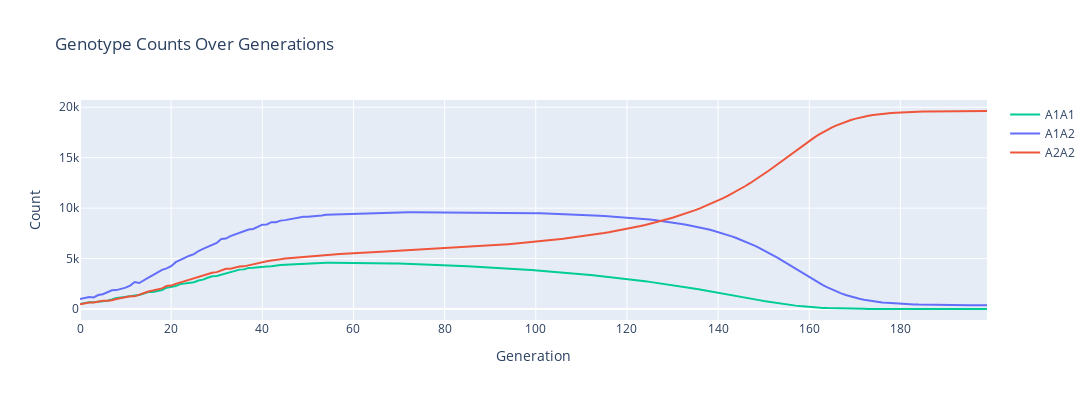
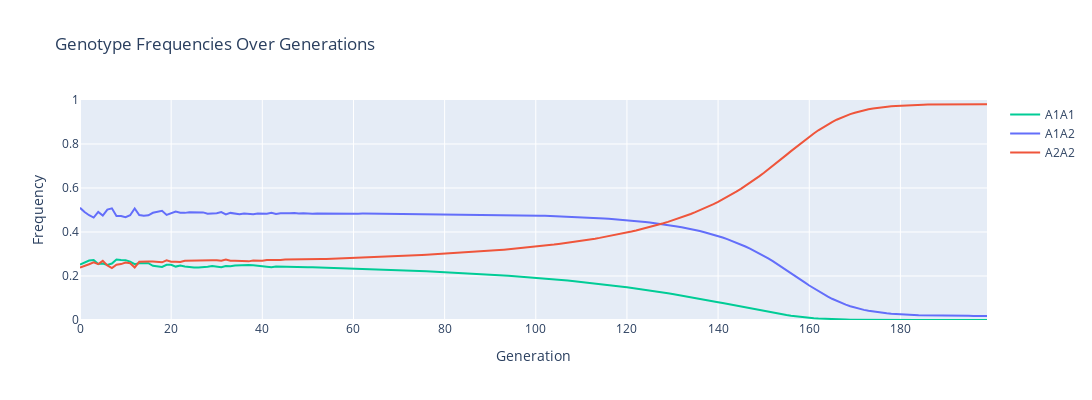
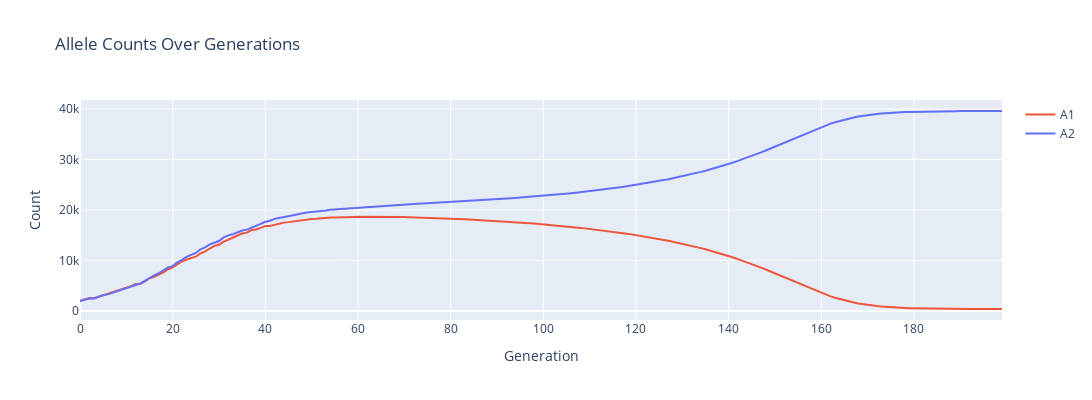
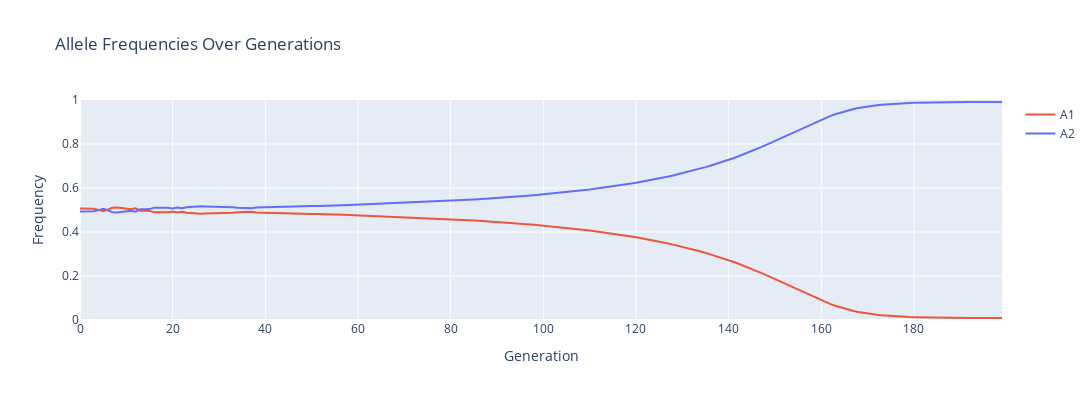

Notebook source saved alongside these figures, in order:
### Code cell
# Example 2
# A simple simulation with two alleles, no selection, but with assortative mating (positive covariance)

pg = PopGen()
pg.genotype_data = {
    (('A1', 'A1'),) : {'Nm': 250, 'Nf': 250, 'fitness': 1.0, 'covariance': 0.1},
    (('A1', 'A2'),) : {'Nm': 500, 'Nf': 500, 'fitness': 1.0, 'covariance': 0.1},
    (('A2', 'A2'),) : {'Nm': 250, 'Nf': 250, 'fitness': 1.0, 'covariance': 0.1},
}
pg.growth_rate = 0.1
pg.carrying_capacity = 20000
pg.max_drift=0.1
pg.mutation_rate=0.01

pg.run(200)
pg.plot_genotype_counts()
pg.plot_genotype_frequencies()
pg.plot_allele_counts()
pg.plot_allele_frequencies()
pg.plot_population_sizes()
pg.plot_effective_population_sizes()
pg.plot_average_fitness()

### Figure 1 — Plotly figure (JSON) as saved in the notebook; plotly's stock layout.template omitted (floating-point values rounded to 4 significant figures; data arrays with more than 128 entries replaced by an {"elided": "..."} marker saying what was removed)
{"data": [{"hoverinfo": "text", "line": {"color": "#00CC96"}, "mode": "lines", "name": "A1A1", "text": {"elided": "200 str values"}, "type": "scatter", "x": {"elided": "200 int values"}, "y": {"elided": "200 int values"}}, {"hoverinfo": "text", "line": {"color": "#636EFA"}, "mode": "lines", "name": "A1A2", "text": {"elided": "200 str values"}, "type": "scatter", "x": {"elided": "200 int values"}, "y": {"elided": "200 int values"}}, {"hoverinfo": "text", "line": {"color": "#EF553B"}, "mode": "lines", "name": "A2A2", "text": {"elided": "200 str values"}, "type": "scatter", "x": {"elided": "200 int values"}, "y": {"elided": "200 int values"}}], "layout": {"height": 400, "hovermode": "closest", "title": {"text": "Genotype Counts Over Generations"}, "width": 1600, "xaxis": {"title": {"text": "Generation"}}, "yaxis": {"title": {"text": "Count"}}}}

### Figure 2 — Plotly figure (JSON) as saved in the notebook; plotly's stock layout.template omitted (floating-point values rounded to 4 significant figures; data arrays with more than 128 entries replaced by an {"elided": "..."} marker saying what was removed)
{"data": [{"hoverinfo": "text", "line": {"color": "#00CC96"}, "mode": "lines", "name": "A1A1", "text": {"elided": "200 str values"}, "type": "scatter", "x": {"elided": "200 int values"}, "y": {"elided": "200 float values"}}, {"hoverinfo": "text", "line": {"color": "#636EFA"}, "mode": "lines", "name": "A1A2", "text": {"elided": "200 str values"}, "type": "scatter", "x": {"elided": "200 int values"}, "y": {"elided": "200 float values"}}, {"hoverinfo": "text", "line": {"color": "#EF553B"}, "mode": "lines", "name": "A2A2", "text": {"elided": "200 str values"}, "type": "scatter", "x": {"elided": "200 int values"}, "y": {"elided": "200 float values"}}], "layout": {"height": 400, "hovermode": "closest", "title": {"text": "Genotype Frequencies Over Generations"}, "width": 1600, "xaxis": {"title": {"text": "Generation"}}, "yaxis": {"range": [0, 1], "title": {"text": "Frequency"}}}}

### Figure 3 — Plotly figure (JSON) as saved in the notebook; plotly's stock layout.template omitted (floating-point values rounded to 4 significant figures; data arrays with more than 128 entries replaced by an {"elided": "..."} marker saying what was removed)
{"data": [{"hoverinfo": "text", "line": {"color": "#EF553B"}, "mode": "lines", "name": "A1", "text": {"elided": "200 str values"}, "type": "scatter", "x": {"elided": "200 int values"}, "y": {"elided": "200 int values"}}, {"hoverinfo": "text", "line": {"color": "#636EFA"}, "mode": "lines", "name": "A2", "text": {"elided": "200 str values"}, "type": "scatter", "x": {"elided": "200 int values"}, "y": {"elided": "200 int values"}}], "layout": {"height": 400, "hovermode": "closest", "title": {"text": "Allele Counts Over Generations"}, "width": 1600, "xaxis": {"title": {"text": "Generation"}}, "yaxis": {"title": {"text": "Count"}}}}

### Figure 4 — Plotly figure (JSON) as saved in the notebook; plotly's stock layout.template omitted (floating-point values rounded to 4 significant figures; data arrays with more than 128 entries replaced by an {"elided": "..."} marker saying what was removed)
{"data": [{"hoverinfo": "text", "line": {"color": "#EF553B"}, "mode": "lines", "name": "A1", "text": {"elided": "200 str values"}, "type": "scatter", "x": {"elided": "200 int values"}, "y": {"elided": "200 float values"}}, {"hoverinfo": "text", "line": {"color": "#636EFA"}, "mode": "lines", "name": "A2", "text": {"elided": "200 str values"}, "type": "scatter", "x": {"elided": "200 int values"}, "y": {"elided": "200 float values"}}], "layout": {"height": 400, "hovermode": "closest", "title": {"text": "Allele Frequencies Over Generations"}, "width": 1600, "xaxis": {"title": {"text": "Generation"}}, "yaxis": {"range": [0, 1], "title": {"text": "Frequency"}}}}
